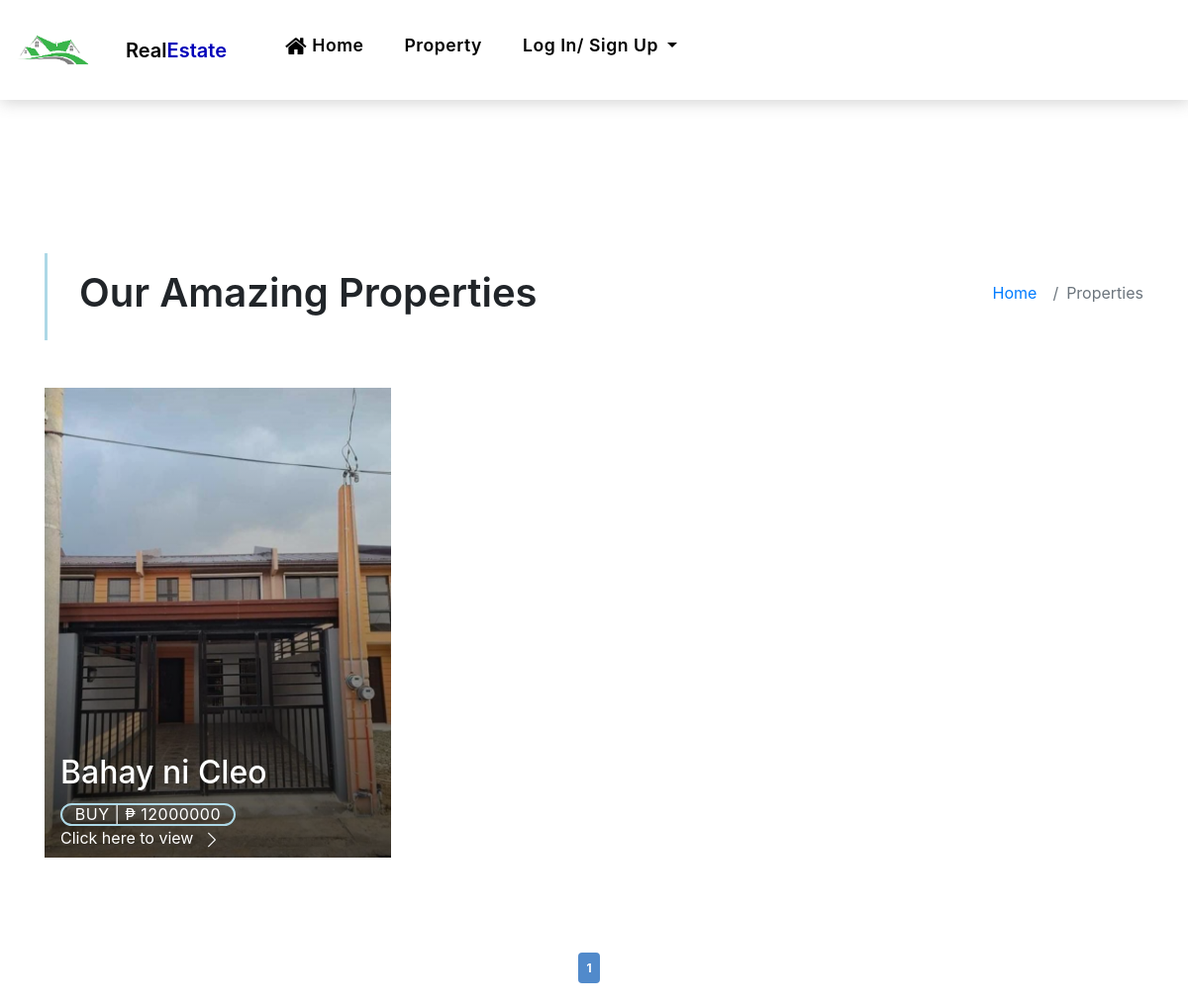
The app's page /property-grid.php with its own data.
### tables this page shows
CREATE TABLE `seller_property` (
  `id` varchar(150) NOT NULL,
  `title` varchar(150) NOT NULL,
  `more_info` text NOT NULL,
  `price` float NOT NULL,
  `sqm` float NOT NULL,
  `type` varchar(50) NOT NULL,
  `approved` varchar(5) NOT NULL,
  `status` varchar(10) NOT NULL,
  `seller_id` int(11) NOT NULL,
  `latitude` varchar(150) NOT NULL,
  `longitude` varchar(150) NOT NULL,
  `location` varchar(150) NOT NULL,
  `bedroom` int(11) NOT NULL,
  `garages` int(11) NOT NULL,
  `cr` int(11) NOT NULL,
  `image` text NOT NULL,
  `date` date NOT NULL,
  `floor_sqm` float NOT NULL
);

### property-grid.php (the view, shortened to what this page needs)
<?php include 'header.php';
global $con;
$total_pages = $con->query("SELECT * FROM `seller_property` WHERE approved = 'Yes' AND status = 'For Sale'")->num_rows;
$page = isset($_GET['page']) && is_numeric($_GET['page']) ? $_GET['page'] : 1;
$num_results_on_page = 6;
if ($stmt = $con->prepare("SELECT * FROM seller_property WHERE approved = 'Yes' AND status = 'For Sale' ORDER BY id LIMIT ?,?")) {
    $calc_page = ($page - 1) * $num_results_on_page;
    $stmt->bind_param('ii', $calc_page, $num_results_on_page);
    $stmt->execute();
    $result = $stmt->get_result();
?>
<body>
    <main id="main">
        <section class="intro-single">
            <div class="container">
                <div class="row">
                    <div class="col-md-12 col-lg-8">
                        <div class="title-single-box">
                            <h1 class="title-single">Our Amazing Properties</h1>
                        </div>
                    </div>
                    <div class="col-md-12 col-lg-4">
                        <nav aria-label="breadcrumb" class="breadcrumb-box d-flex justify-content-lg-end">
                            <ol class="breadcrumb">
                                <li class="breadcrumb-item">
                                    <a href="index.php">Home</a>
                                </li>
                                <li class="breadcrumb-item active" aria-curbuy="page">
                                    Properties
                                </li>
                            </ol>
                        </nav>
                    </div>
                </div>
            </div>
        </section>
        <section class="property-grid grid">
            <div class="container">
                <div class="row">
                    <?php while ($row = $result->fetch_assoc()): ?>
                    <div class="col-md-4">
                        <div class="card-box-a card-shadow">
                            <div class="img-box-a">
                                <?php echo '<img src="uploads/'.$row["image"].'" alt="" class="img-a img-fluid">'; ?>
                            </div>
                            <div class="card-overlay">
                                <div class="card-overlay-a-content">
                                    <div class="card-header-a">
                                        <h2 class="card-title-a">
                                            <a href="#"> <?php echo $row['title']; ?></a>
                                        </h2>
                                    </div>
                                    <div class="card-body-a">
                                        <div class="price-box d-flex">
                                            <span class="price-a">buy | ₱ <?php echo $row['price']; ?></span>
                                        </div>
                                        <?php
                                            echo '<a href="property-single.php?id='.$row["id"].'" class="link-a">Click here
                                            to view
                                            <span class="bi bi-chevron-right"></span>
                                        </a>';
                                            ?>
                                    </div>
                                </div>
                            </div>
                        </div>
                    </div>
                    <?php endwhile; ?>
                </div>
            </div>
        </section>
        <br><br>
        <div class="pagination-container">
            <?php if (ceil($total_pages / $num_results_on_page) > 0): ?>
            <ul class="pagination">
                <li class="currentpage"><a href="property-grid.php?page=<?php echo $page ?>"><?php echo $page ?></a>
                </li>
            </ul>
            <?php endif; ?>
        </div>
    </main>
    <?php include 'footer.php'; ?>
</body>
</html>
<?php
}
?>

### RealEstate/assets/css/style.css (style rules this page uses)
body { font-family: "Poppins", sans-serif; color: #555555; }
h1, h2, h3, h4, h5, h6 { color: #000000; }
a { color: #000000; text-decoration: none; transition: all 0.5s ease; }
.link-a { text-decoration: none; color: #ffffff; text-decoration: none; }
@media (min-width: 768px) { .link-a { font-size: 0.9rem; } }
@media (min-width: 992px) { .link-a { font-size: 1rem; } }
.link-a span { font-size: 18px; vertical-align: middle; margin-left: 5px; }
@media (min-width: 768px) { .link-a span { font-size: 1.5rem; } }
@media (min-width: 992px) { .link-a span { font-size: 18px; } }
.intro-single { padding: 12rem 0 3rem; }
.intro-single .title-single-box { padding: 1rem 0 1rem 2rem; }
.intro-single .title-single-box { border-left: 3px solid #ADD8E6; }
.intro-single .title-single-box .title-single { font-weight: 600; font-size: 2.2rem; }
@media (min-width: 768px) { .intro-single .title-single-box .title-single { font-size: 2.1rem; } }
@media (min-width: 992px) { .intro-single .title-single-box .title-single { font-size: 2.5rem; } }
.intro-single .breadcrumb-box { padding: 1rem 0 0 0.5rem; }
.intro-single .breadcrumb { background-color: transparent; padding-right: 0; padding-left: 0; }
.card-box-a span, .card-box-b span, .card-box-c span, .card-box-d span { line-height: 0; }
@media (min-width: 768px) { .grid .card-box-a, .grid .card-box-b, .grid .card-box-c, .grid .card-box-d { margin-bottom: 2.5rem; } }
.card-box-a, .card-box-b, .card-box-d { position: relative; overflow: hidden; -webkit-backface-visibility: hidden; backface-visibility: hidden; }
.card-box-a .img-a, .card-box-a .img-b, .card-box-b .img-a, .card-box-b .img-b { transition: 0.8s all ease-in-out; height: 475px; }
@media (min-width: 768px) { .card-box-a .price-a, .card-box-b .price-a { font-size: 0.9rem; } }
@media (min-width: 992px) { .card-box-a .price-a, .card-box-b .price-a { font-size: 1rem; } }
.card-overlay { position: absolute; width: 100%; height: 100%; top: 0; left: 0; }
.card-shadow { -webkit-backface-visibility: hidden; backface-visibility: hidden; }
.card-shadow:before { content: " "; position: absolute; top: 0; left: 0; width: 100%; height: 100%; z-index: 1; background: linear-gradient(to bottom, rgba(0, 0, 0, 0) 0%, rgba(0, 0, 0, 0.2) 27%, rgba(0, 0, 0, 0.65) 90%); }
.card-overlay-a-content { transition: all 0.5s ease-in; position: absolute; width: 100%; bottom: 0px; z-index: 2; }
@media (min-width: 768px) { .card-overlay-a-content { bottom: -20px; } }
@media (min-width: 992px) { .card-overlay-a-content { bottom: 0px; } }
.card-header-a { padding: 0 1rem; }
.card-header-a .card-title-a { color: #ffffff; margin-bottom: 0; padding-bottom: 0.7rem; }
@media (min-width: 768px) { .card-header-a .card-title-a { font-size: 1.3rem; } }
@media (min-width: 992px) { .card-header-a .card-title-a { font-size: 2rem; } }
.card-header-a .card-title-a a { color: #ffffff; text-decoration: none; }
.card-body-a { z-index: 2; transition: all 0.5s ease-in; padding: 0rem 1rem 2rem 1rem; }
.card-body-a { padding-bottom: 0.5rem; }
.price-a { color: #ffffff; padding: 0.6rem 0.8rem; border: 2px solid #ADD8E6; border-radius: 50px; text-transform: uppercase; letter-spacing: 0.03em; }

### property-grid.php (style rules this page uses)
.pagination-container { width: 100%; text-align: center; }
.pagination { list-style-type: none; padding: 10px 0; display: inline-flex; justify-content: space-between; box-sizing: border-box; }
.pagination li { box-sizing: border-box; padding-right: 10px; }
.pagination li a { box-sizing: border-box; background-color: #e2e6e6; padding: 8px; text-decoration: none; font-size: 12px; font-weight: bold; color: #616872; border-radius: 4px; }
.pagination .currentpage a { background-color: #518acb; color: #fff; }

### records on screen
seller_property: image (picture), title "Bahay ni Cleo", price "12000000"

### other values on screen
$page "1"
